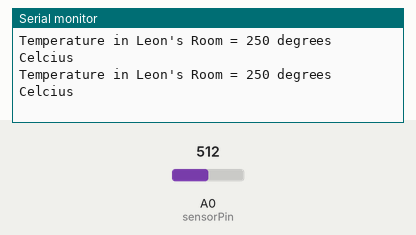
Bench run of a sketch on a simulated Arduino Uno, built with avr-gcc and run on an emulated ATmega328P. Parts: the last lines printed to the serial monitor. Inputs (shaded band) come from the test bench; at power-on: A0 (sensorPin) = 512.

Above: at 1.8 s.
1.9 s: A0 (sensorPin) set to 716
At 2.8 s:
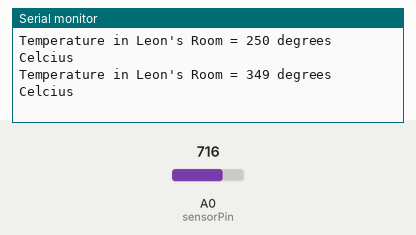
3.4 s: A0 (sensorPin) set to 900
At 4.8 s:
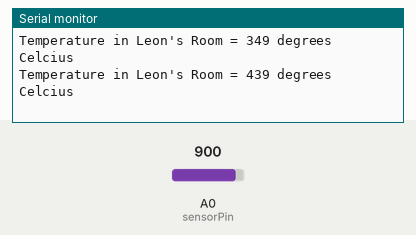
Timing chart, 0 to 6.4 s (numbered marks = the images above; inputs shaded):
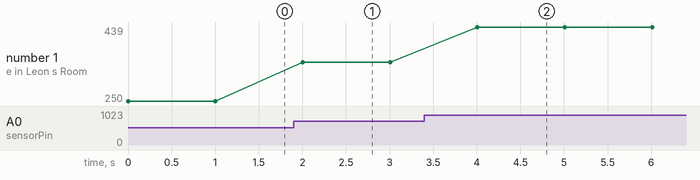

The sketch:

temp.ino
```cpp
/*
 * Developed by: Leon Patrick Mawlong
 * Designation: Student (3rd Year Computer and Science Engineering)
 * Institute: National Institute of Technology Meghalaya
 *
 * #include<SoftwareSerial.h>
 * The Arduino hardware has built-in support for serial communication
 * via a piece of hardware (built into the chip) called a UART - Universal Asynchronous Receiver-Transmitter.
 *
 * The SoftwareSerial library has been developed to allow serial communication on other digital pins of the Arduino
 * using software to replicate the functionality.
 *
 * We designate two pins to Receive (Rx) and Transmit (Tx) data over the serial connection.
 * It is possible to have multiple software serial ports with speeds up to 115200 bps.
 *
 * links: https://www.arduino.cc/en/Reference/SoftwareSerial
 *
*/
#include<SoftwareSerial.h>

SoftwareSerial communicationObject(6,7); //Rx, Tx

int sensorPin = A0;
int value = 0;

void setup() {

  //setting the baud rate to communicate between UART devices
  communicationObject.begin(9600);

  pinMode(sensorPin, INPUT);

  Serial.begin(9600);
}

void loop() {

  //temperature in celsius = ((5.0 * analogRead(TemperaturePin)) / 1024) * 100.0

  value = analogRead(sensorPin)*0.48828125;

  if(value > 20) //take threshold as 20 Degrees
  {
    //Prints data to the transmit pin of the software serial port as raw bytes
    communicationObject.write(value);
  }

  Serial.print("Temperature in Leon's Room = ");
  Serial.print(value);
  Serial.print(" degrees Celcius");
  Serial.println(" ");
  delay(1000);

}
```

Measured:
- after the input at 1.9 s, the serial monitor: prints a new line after 0.11 s (image 1)
- after the input at 3.4 s, the serial monitor: prints a new line after 0.61 s (image 2)
- plotted number 1: 250 → 349 after the input at 1.9 s, 349 → 439 after the input at 3.4 s
